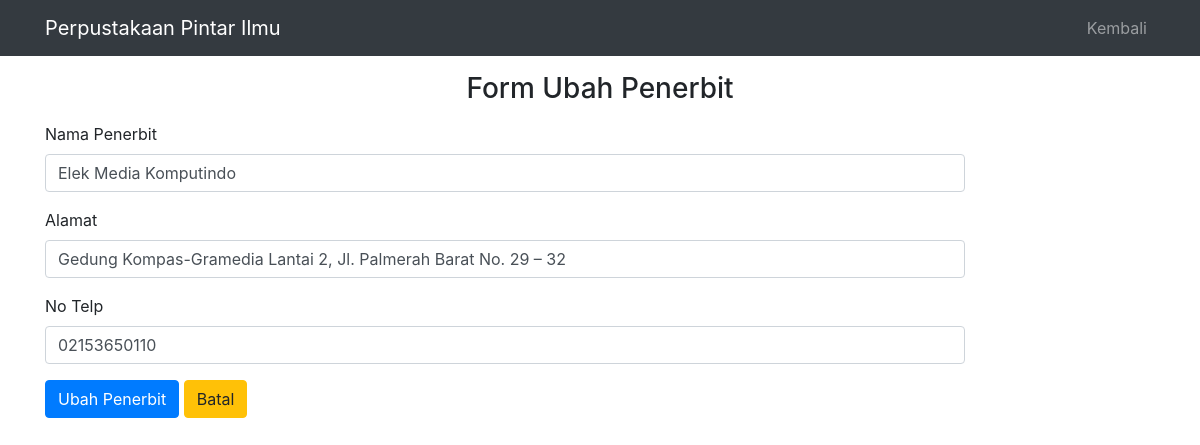
Page /admin/penerbit/ubah.php?id=1 (signed in) on the committed database.
### tables this page shows
CREATE TABLE `penerbit` (
  `id` int(11) NOT NULL,
  `nama_penerbit` varchar(128) DEFAULT NULL,
  `alamat` varchar(128) DEFAULT NULL,
  `no_telp` varchar(20) DEFAULT NULL
);

### admin/penerbit/ubah.php (the view, shortened to what this page needs)
<?php
include '../../functions.php';
$id = $_GET['id'];
$sql = "SELECT * FROM penerbit WHERE id = '$id'";
$hasil = mysqli_query($db, $sql);
$penerbit = mysqli_fetch_assoc($hasil);
?>
<!DOCTYPE html>
<html lang="en">
<head>
    <link rel="stylesheet" href="<?= BASE_URL ?>/css/bootstrap.min.css">
</head>
<body>
    <nav class="navbar navbar-expand-lg navbar-dark bg-dark fixed-top">
        <div class="container">
            <a class="navbar-brand" href="">Perpustakaan Pintar Ilmu</a>
            <div class="collapse navbar-collapse" id="navigasiMain">
                <div class="navbar-nav ml-auto">
                    <a class="nav-item nav-link" href="./">Kembali</a>
                </div>
            </div>
        </div>
    </nav>
    <div class="container py-3">
        <h3 class="mt-5 mb-3 pt-2 text-center">Form Ubah Penerbit</h3>
        <form action="" method="post">
            <div class="row">
                <div class="col-sm-10">
                    <div class="form-group">
                        <label for="nama_penerbit">Nama Penerbit</label>
                        <input class="form-control" type="text" name="nama_penerbit" id="nama_penerbit" value="<?= $penerbit['nama_penerbit'] ?>" required>
                    </div>
                    <div class="form-group">
                        <label for="alamat">Alamat</label>
                        <input class="form-control" type="text" name="alamat" id="alamat" value="<?= $penerbit['alamat'] ?>" required>
                    </div>
                    <div class="form-group">
                        <label for="no_telp">No Telp</label>
                        <input class="form-control" type="number" name="no_telp" id="no_telp" value="<?= $penerbit['no_telp'] ?>" required>
                    </div>
                </div>
            </div>
            <button class="btn btn-primary" type="submit" name="submit">Ubah Penerbit</button>
            <a href="index.php" class="btn btn-warning">Batal</a>
        </form>
    </div>
</body>
</html>

### rows in the picture
penerbit: nama_penerbit "Elek Media Komputindo", alamat "Gedung Kompas-Gramedia Lantai 2, Jl. Palmerah Barat No. 29 – 32", no_telp "02153650110"
